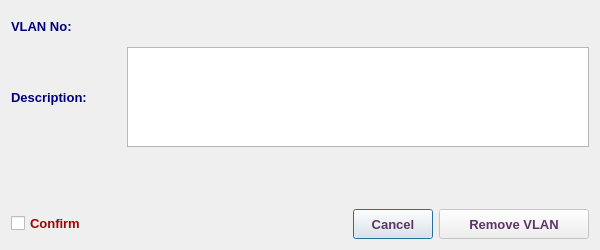
<?xml version="1.0" encoding="UTF-8"?>
<ui version="4.0">
 <class>RemoveVlanRefDialog</class>
 <widget class="QDialog" name="RemoveVlanRefDialog">
  <property name="windowModality">
   <enum>Qt::NonModal</enum>
  </property>
  <property name="geometry">
   <rect>
    <x>0</x>
    <y>0</y>
    <width>600</width>
    <height>250</height>
   </rect>
  </property>
  <property name="minimumSize">
   <size>
    <width>600</width>
    <height>250</height>
   </size>
  </property>
  <property name="maximumSize">
   <size>
    <width>601</width>
    <height>251</height>
   </size>
  </property>
  <property name="font">
   <font>
    <family>Tahoma</family>
    <pointsize>10</pointsize>
   </font>
  </property>
  <property name="windowTitle">
   <string>Remove VLAN Reference</string>
  </property>
  <property name="windowIcon">
   <iconset resource="../../../../image.qrc">
    <normaloff>:/Image/remove.png</normaloff>:/Image/remove.png</iconset>
  </property>
  <layout class="QVBoxLayout" name="verticalLayout_2">
   <item>
    <layout class="QHBoxLayout" name="horizontalLayout">
     <item>
      <widget class="QLabel" name="label">
       <property name="minimumSize">
        <size>
         <width>110</width>
         <height>30</height>
        </size>
       </property>
       <property name="maximumSize">
        <size>
         <width>110</width>
         <height>30</height>
        </size>
       </property>
       <property name="font">
        <font>
         <family>Tahoma</family>
         <pointsize>10</pointsize>
         <weight>75</weight>
         <bold>true</bold>
        </font>
       </property>
       <property name="styleSheet">
        <string notr="true">color: rgb(0, 0, 127);</string>
       </property>
       <property name="text">
        <string>VLAN No:</string>
       </property>
      </widget>
     </item>
     <item>
      <widget class="QLabel" name="vlanLbl">
       <property name="sizePolicy">
        <sizepolicy hsizetype="Expanding" vsizetype="Preferred">
         <horstretch>0</horstretch>
         <verstretch>0</verstretch>
        </sizepolicy>
       </property>
       <property name="minimumSize">
        <size>
         <width>150</width>
         <height>30</height>
        </size>
       </property>
       <property name="maximumSize">
        <size>
         <width>8000</width>
         <height>30</height>
        </size>
       </property>
       <property name="font">
        <font>
         <family>Tahoma</family>
         <pointsize>10</pointsize>
         <weight>75</weight>
         <bold>true</bold>
        </font>
       </property>
       <property name="styleSheet">
        <string notr="true">color: rgb(85, 0, 127);</string>
       </property>
       <property name="text">
        <string/>
       </property>
       <property name="alignment">
        <set>Qt::AlignLeading|Qt::AlignLeft|Qt::AlignVCenter</set>
       </property>
       <property name="wordWrap">
        <bool>true</bool>
       </property>
      </widget>
     </item>
    </layout>
   </item>
   <item>
    <layout class="QHBoxLayout" name="horizontalLayout_2">
     <item>
      <widget class="QLabel" name="label_2">
       <property name="minimumSize">
        <size>
         <width>110</width>
         <height>100</height>
        </size>
       </property>
       <property name="maximumSize">
        <size>
         <width>110</width>
         <height>100</height>
        </size>
       </property>
       <property name="font">
        <font>
         <family>Tahoma</family>
         <pointsize>10</pointsize>
         <weight>75</weight>
         <bold>true</bold>
        </font>
       </property>
       <property name="styleSheet">
        <string notr="true">color: rgb(0, 0, 127);</string>
       </property>
       <property name="text">
        <string>Description:</string>
       </property>
      </widget>
     </item>
     <item>
      <widget class="QTextEdit" name="descTE">
       <property name="sizePolicy">
        <sizepolicy hsizetype="Expanding" vsizetype="Preferred">
         <horstretch>0</horstretch>
         <verstretch>0</verstretch>
        </sizepolicy>
       </property>
       <property name="minimumSize">
        <size>
         <width>420</width>
         <height>100</height>
        </size>
       </property>
       <property name="maximumSize">
        <size>
         <width>800</width>
         <height>100</height>
        </size>
       </property>
       <property name="font">
        <font>
         <family>Tahoma</family>
         <pointsize>10</pointsize>
         <weight>75</weight>
         <bold>true</bold>
        </font>
       </property>
       <property name="styleSheet">
        <string notr="true">color: rgb(85, 0, 127);</string>
       </property>
       <property name="readOnly">
        <bool>true</bool>
       </property>
      </widget>
     </item>
    </layout>
   </item>
   <item>
    <spacer name="verticalSpacer">
     <property name="font">
      <font>
       <family>Tahoma</family>
       <pointsize>10</pointsize>
      </font>
     </property>
     <property name="orientation">
      <enum>Qt::Vertical</enum>
     </property>
     <property name="sizeHint" stdset="0">
      <size>
       <width>20</width>
       <height>40</height>
      </size>
     </property>
    </spacer>
   </item>
   <item>
    <layout class="QHBoxLayout" name="horizontalLayout_5">
     <item>
      <widget class="QCheckBox" name="checkBox">
       <property name="font">
        <font>
         <family>Tahoma</family>
         <pointsize>10</pointsize>
         <weight>75</weight>
         <bold>true</bold>
        </font>
       </property>
       <property name="styleSheet">
        <string notr="true">color: rgb(170, 0, 0);</string>
       </property>
       <property name="text">
        <string>Confirm</string>
       </property>
      </widget>
     </item>
     <item>
      <spacer name="horizontalSpacer">
       <property name="font">
        <font>
         <family>Tahoma</family>
         <pointsize>10</pointsize>
        </font>
       </property>
       <property name="orientation">
        <enum>Qt::Horizontal</enum>
       </property>
       <property name="sizeHint" stdset="0">
        <size>
         <width>40</width>
         <height>20</height>
        </size>
       </property>
      </spacer>
     </item>
     <item>
      <widget class="QPushButton" name="cancelBtn">
       <property name="sizePolicy">
        <sizepolicy hsizetype="Preferred" vsizetype="Preferred">
         <horstretch>0</horstretch>
         <verstretch>0</verstretch>
        </sizepolicy>
       </property>
       <property name="minimumSize">
        <size>
         <width>80</width>
         <height>30</height>
        </size>
       </property>
       <property name="maximumSize">
        <size>
         <width>120</width>
         <height>30</height>
        </size>
       </property>
       <property name="font">
        <font>
         <family>Tahoma</family>
         <pointsize>10</pointsize>
         <weight>75</weight>
         <bold>true</bold>
        </font>
       </property>
       <property name="styleSheet">
        <string notr="true">color: rgb(92, 53, 102);</string>
       </property>
       <property name="text">
        <string>Cancel</string>
       </property>
      </widget>
     </item>
     <item>
      <widget class="QPushButton" name="removeBtn">
       <property name="enabled">
        <bool>false</bool>
       </property>
       <property name="sizePolicy">
        <sizepolicy hsizetype="Preferred" vsizetype="Preferred">
         <horstretch>0</horstretch>
         <verstretch>0</verstretch>
        </sizepolicy>
       </property>
       <property name="minimumSize">
        <size>
         <width>150</width>
         <height>30</height>
        </size>
       </property>
       <property name="maximumSize">
        <size>
         <width>250</width>
         <height>30</height>
        </size>
       </property>
       <property name="font">
        <font>
         <family>Tahoma</family>
         <pointsize>10</pointsize>
         <weight>75</weight>
         <bold>true</bold>
        </font>
       </property>
       <property name="styleSheet">
        <string notr="true">color: rgb(92, 53, 102);</string>
       </property>
       <property name="text">
        <string>Remove VLAN</string>
       </property>
       <property name="icon">
        <iconset resource="../../../../image.qrc">
         <normaloff>:/Image/remove.png</normaloff>:/Image/remove.png</iconset>
       </property>
       <property name="iconSize">
        <size>
         <width>20</width>
         <height>20</height>
        </size>
       </property>
      </widget>
     </item>
    </layout>
   </item>
  </layout>
 </widget>
 <tabstops>
  <tabstop>descTE</tabstop>
  <tabstop>checkBox</tabstop>
  <tabstop>removeBtn</tabstop>
  <tabstop>cancelBtn</tabstop>
 </tabstops>
 <resources>
  <include location="../../../../image.qrc"/>
 </resources>
 <connections/>
</ui>
